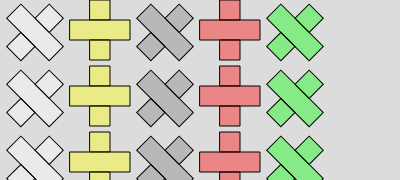
Frame 1 (no input)
Frame 60 (no input): identical to frame 1, image omitted
Frame 120 (the mouse pressed at the canvas centre since frame 60): identical to frame 1, image omitted

The p5.js sketch that drew this single still picture (run headless with seeded random() and noise() and a simulated clock; from frame 60 on, the mouse is pressed at the canvas centre):

// p5.js sketch
// ── sketch.js
function setup() {
  createCanvas(400, 180);
  create_ui();
}

function draw() {
  background(220);
  draw_row();
  translate(0,66);
  draw_row();
  translate(0,66);
  draw_row();
  update_ui()
}

function draw_row() {
  draw_fem(5, 0, [255,255,255,100]);
  draw_mon(70, 0, [255,255,0,100]);
  draw_fem(135, 0, [128,128,128,100]);
  draw_mon(200, 0, [255,0,0,100]);
  draw_fem(265, 0, [0,255,0,100]);
}

function draw_fem(xpos, ypos, acolor) {
  push();
  translate(xpos+30,ypos-10)
  rotate(PI/4);
  fill(acolor);
  rect(20, 0, 20, 20);     
  rect(0, 20, 60, 20);     
  rect(20, 40, 20, 20);     
  pop();
}

function draw_mon(xpos, ypos, acolor) {
  fill(acolor);
  translate(xpos,ypos)
  rect(20, 0, 20, 20);     
  rect(0, 20, 60, 20);     
  rect(20, 40, 20, 20);     
  translate(-xpos,-ypos)
}

function create_ui() {
  createSpan().id('mox');
  createSpan().id('moy');
  createSpan().id('cco');
}

function update_ui() {
  select('#mox').html('[mouseX='+mouseX+'] ')
  select('#moy').html('[mouseY='+mouseY+'] ')
  select('#cco').html('[RGBA='+get(mouseX,mouseY)+'] ')
}

// https://editor.p5js.org/jht1493/sketches/9Cy8EX8iO
// draw_fem mon row
